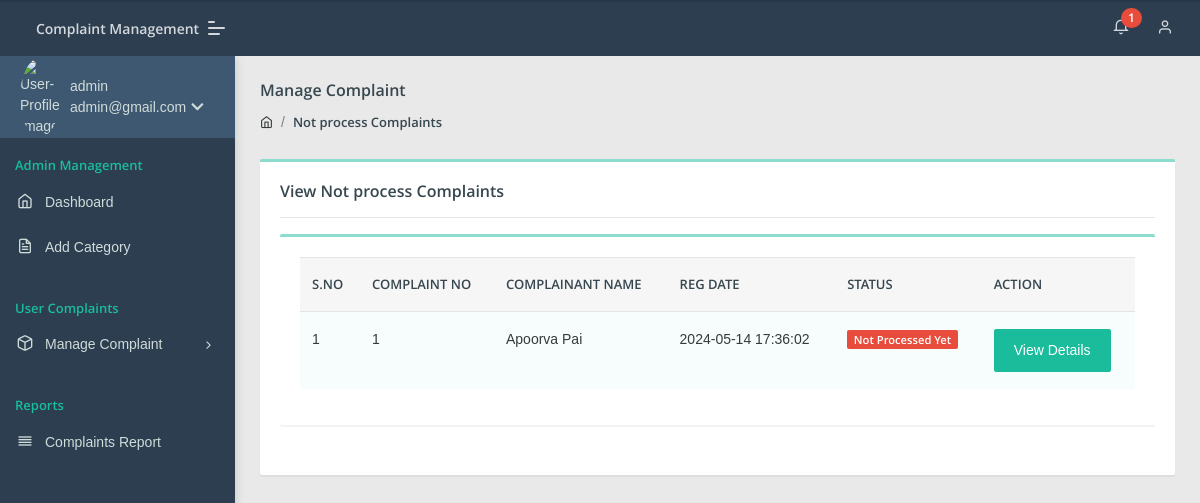
The page /admin/notprocess-complaint.php (signed in) on the database its author committed.
### tables this page shows
CREATE TABLE `tblcomplaints` (
  `complaintNumber` int(11) NOT NULL,
  `userId` int(11) DEFAULT NULL,
  `category` int(11) DEFAULT NULL,
  `staffno` bigint(20) NOT NULL,
  `dept` varchar(20) NOT NULL,
  `iphno` bigint(20) NOT NULL,
  `complaintDetails` mediumtext DEFAULT NULL,
  `regDate` timestamp NULL DEFAULT current_timestamp(),
  `status` varchar(50) DEFAULT NULL,
  `lastUpdationDate` timestamp NULL DEFAULT NULL ON UPDATE current_timestamp()
);

CREATE TABLE `users` (
  `id` int(11) NOT NULL,
  `fullName` varchar(255) DEFAULT NULL,
  `userEmail` varchar(255) DEFAULT NULL,
  `password` varchar(255) DEFAULT NULL,
  `contactNo` bigint(11) DEFAULT NULL,
  `address` tinytext DEFAULT NULL,
  `State` varchar(255) DEFAULT NULL,
  `country` varchar(255) DEFAULT NULL,
  `pincode` int(6) DEFAULT NULL,
  `userImage` varchar(255) DEFAULT NULL,
  `regDate` timestamp NOT NULL DEFAULT current_timestamp(),
  `updationDate` timestamp NULL DEFAULT NULL,
  `status` int(1) DEFAULT NULL
);

### admin/notprocess-complaint.php (the view, shortened to what this page needs)
<?php
include('include/config.php');
if(strlen($_SESSION['aid'])==0)
    {
header('location:index.php');
}
else{
?>
<!DOCTYPE html>
<html lang="en">
<head>
    <link rel="stylesheet" href="assets/css/style.css">
</head>
<body class="">
	<?php include('include/sidebar.php');?>
	<?php include('include/header.php');?>
<section class="pcoded-main-container">
    <div class="pcoded-content">
        <div class="page-header">
            <div class="page-block">
                <div class="row align-items-center">
                    <div class="col-md-12">
                        <div class="page-header-title">
                            <h5 class="m-b-10">Manage Complaint</h5>
                        </div>
                        <ul class="breadcrumb">
                            <li class="breadcrumb-item"><a href="dashboard.php"><i class="feather icon-home"></i></a></li>
                            <li class="breadcrumb-item"><a href="notprocess-complaint.php">Not process Complaints</a></li>
                        </ul>
                    </div>
                </div>
            </div>
        </div>
        <div class="row">
            <div class="col-sm-12">
                <div class="card">
                    <div class="card-body">
                        <h5>View Not process Complaints</h5>
                        <hr>
                      <div class="row">
                            <div class="col-xl-12">
                <div class="card">
                    <div class="card-body table-border-style">
                        <div class="table-responsive">
                            <table class="table table-striped">
                                <thead>
                                        <tr><th>S.No</th>
											<th>Complaint No</th>
											<th>Complainant Name</th>
											<th>Reg Date</th>
											<th>Status</th>
											<th>Action</th>
										</tr>
                                </thead>
                                <tbody>
                                    <?php $query=mysqli_query($con,"select tblcomplaints.*,users.fullName as name from tblcomplaints join users on users.id=tblcomplaints.userId where tblcomplaints.status is null ");
$cnt=1;
while($row=mysqli_fetch_array($query))
{
?>
                                        <tr>
                                            <td><?php echo htmlentities($cnt);?></td>
                                            <td><?php echo htmlentities($row['complaintNumber']);?></td>
                                            <td><?php echo htmlentities($row['name']);?></td>
                                            <td> <?php echo htmlentities($row['regDate']);?></td>
                                                                      <td>
                                                <?php $status=$row['status'];
                                                if($status==''): ?>
                                                <span class="badge badge-danger">Not Processed Yet</span>
                                            <?php elseif($status=='in process'):?>
                                             <span class="badge badge-warning">In Process</span>
                                         <?php elseif($status=='closed'):?>
                                             <span class="badge badge-success">Closed</span>
                                         <?php endif;?>
</td>
<td>   <a href="complaint-details.php?cid=<?php echo htmlentities($row['complaintNumber']);?>" class="btn btn-primary"> View Details</a>
											</td>
                                        </tr>
                                        <?php $cnt=$cnt+1; } ?>
                                </tbody>
                            </table>
                        </div>
                    </div>
                </div>
            </div>
                        </div>
                    </div>
                </div>
            </div>
        </div>
    </div>
</section>
</body>
</html>
<?php } ?>

### admin/include/sidebar.php (shortened to what this page needs)
	<nav class="pcoded-navbar  ">
		<div class="navbar-wrapper  ">
			<div class="navbar-content scroll-div " >
				<div class="">
					<div class="main-menu-header">
						<img class="img-radius" src="assets/images/user/user-gear.png" alt="User-Profile-Image">
						<div class="user-details">
							<?php
$id=intval($_SESSION["aid"]);
$query=mysqli_query($con,"select * from admin where id='$id'");
while($row=mysqli_fetch_array($query))
{
?>
							<span><?php echo  htmlentities($row['fullname']);?></span>
							<div id="more-details"><?php echo  htmlentities($row['email']);?><i class="fa fa-chevron-down m-l-5"></i></div><?php } ?>
						</div>
					</div>
				</div>
				<ul class="nav pcoded-inner-navbar ">
					<li class="nav-item pcoded-menu-caption">
						<label>Admin Management</label>
					</li>
					<li class="nav-item">
					    <a href="dashboard.php" class="nav-link "><span class="pcoded-micon"><i class="feather icon-home"></i></span><span class="pcoded-mtext">Dashboard</span></a>
					</li>
					<li class="nav-item">
					    <a href="category.php" class="nav-link "><span class="pcoded-micon"><i class="feather icon-file-text"></i></span><span class="pcoded-mtext">Add Category</span></a>
					</li>
					<li class="nav-item pcoded-menu-caption">
						<label>User Complaints</label>
					</li>
					<li class="nav-item pcoded-hasmenu">
						<a href="#!" class="nav-link "><span class="pcoded-micon"><i class="feather icon-box"></i></span><span class="pcoded-mtext">Manage Complaint</span></a>
					</li>
					<li class="nav-item pcoded-menu-caption">
					    <label>Reports</label>
					</li>
					<li class="nav-item">
					    <a href="between-date-complaintreport.php" class="nav-link "><span class="pcoded-micon"><i class="feather icon-align-justify"></i></span><span class="pcoded-mtext">Complaints Report</span></a>
					</li>
				</ul>
			</div>
		</div>
	</nav>

### rows shown on the page
tblcomplaints: complaintNumber "1", userId.fullName "Apoorva Pai", regDate "2024-05-14 17:36:02"

### other values the page prints
$row['fullname'] "admin"
$row['email'] "admin@gmail.com"
$num1 "1"
